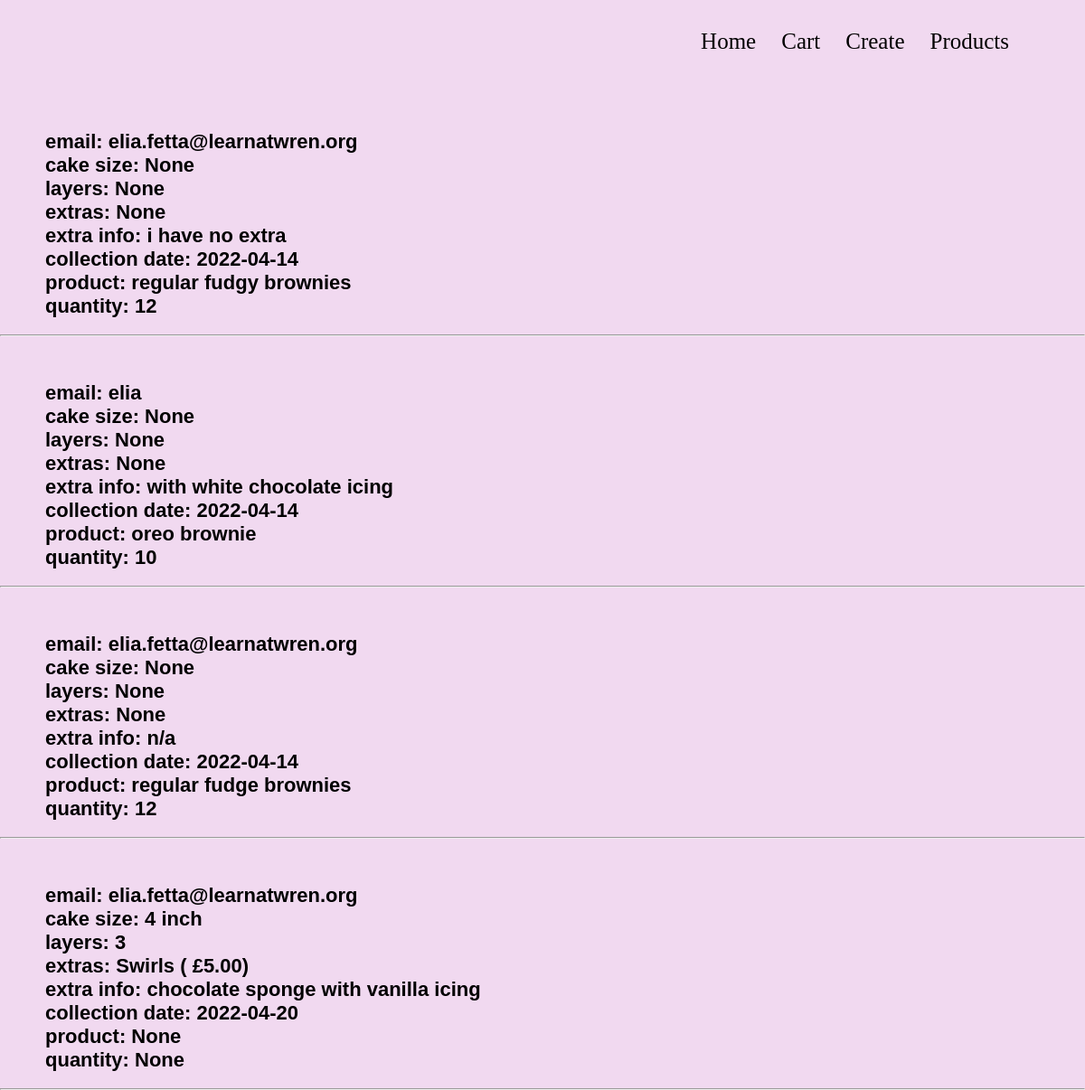
The page /okietokie on the database its author committed.
### tables this page shows
CREATE TABLE orders (
  id INTEGER PRIMARY KEY AUTOINCREMENT,
  collection_date TIMESTAMP NOT NULL,
  quantity TEXT,
  users_email TEXT,
  cake_size TEXT,
  extras TEXT,
  extra_info TEXT,
  layers TEXT,
  products_productName TEXT,
  FOREIGN KEY (users_email) REFERENCES users(email)
);

### app.py (the view)
@app.route('/okietokie', methods=('GET', 'POST'))
def okietokie():
    if request.method == 'GET':
        conn = get_db_connection()
        orders = conn.execute(
            """SELECT * FROM orders""").fetchall()
        conn.close()
        return render_template('tomi+oyindas.html', orders=orders)

### app.py (called while the page is built)
def get_db_connection():
    conn = sqlite3.connect('database.db')
    conn.row_factory = sqlite3.Row
    return conn

### templates/tomi+oyindas.html (shortened to what this page needs)
<!DOCTYPE html>
 <html lang="en">
 <head>
        <link rel="stylesheet" href="{{ url_for('static', filename= 'css/logsign.css')}}">
        <link rel="stylesheet" href="https://cdn.jsdelivr.net/npm/@fortawesome/fontawesome-free@5.15.4/css/fontawesome.min.css">
 </head>
 <body>
 <section class="header">
    <nav>
        <div class="nav-links" id="navLinks">
                <ul>
                    <li><a href="/">Home</a></li>
                    <li><a href="/cart">Cart</a></li>
                    <li><a href="/okietokie/create">Create</a></li>
                    <li><a href="/okietokie/products">Products</a></li>
                </ul>
        </div>
    </nav>
    <div class="container">
        <div class="row">
                {% for order in orders %}
                <div>
                    <h2 class="card-title" style="font-size: 22px; font-family: 'Montserrat', Arial, Helvetica, sans-serif; padding-left: 100px; margin-top: 50px; padding: 0px;">email: {{ order['users_email'] }}</h2>
                    <h2 class="card-title" style="font-size: 22px; font-family: 'Montserrat', Arial, Helvetica, sans-serif; padding-left: 100px; margin-top: 0px; padding: 0px;">cake size: {{ order['cake_size'] }}</h2>
                    <h2 class="card-title" style="font-size: 22px; font-family: 'Montserrat', Arial, Helvetica, sans-serif; padding-left: 100px; margin-top: 0px; padding: 0px;">layers: {{ order['layers'] }}</h2>
                    <h2 class="card-title" style="font-size: 22px; font-family: 'Montserrat', Arial, Helvetica, sans-serif; padding-left: 100px; margin-top: 0px; padding: 0px;">extras: {{ order['extras'] }}</h2>
                    <h2 class="card-title" style="font-size: 22px; font-family: 'Montserrat', Arial, Helvetica, sans-serif; padding-left: 100px; margin-top: 0px; padding: 0px;">extra info: {{ order['extra_info'] }}</h2>
                    <h2 class="card-title" style="font-size: 22px; font-family: 'Montserrat', Arial, Helvetica, sans-serif; padding-left: 100px; margin-top: 0px; padding: 0px;">collection date: {{ order['collection_date'] }}</h2>
                    <h2 class="card-title" style="font-size: 22px; font-family: 'Montserrat', Arial, Helvetica, sans-serif; padding-left: 100px; margin-top: 0px; padding: 0px;">product: {{ order['products_productName'] }}</h2>
                    <h2 class="card-title" style="font-size: 22px; font-family: 'Montserrat', Arial, Helvetica, sans-serif; padding-left: 100px; margin-top: 0px; padding: 0px;">quantity: {{ order['quantity'] }}</h2>
                    <br>
                    <hr>
                </div>
                {% endfor %}
        </div>
    </div>

### static/css/logsign.css (style rules this page uses)
* { margin: 0; padding: 0; background-color: rgb(241, 217, 240); }
.card-title { font-family: 'Montserrat', Arial, Helvetica, sans-serif; margin-left: 50px; font-size: 20px; text-align: middle; margin-top: 30%; }
nav { display:flex; padding: 2% 6%; justify-content: space-between; align-items: center; }
.nav-links { flex: 1; text-align: right; }
.nav-links ul li { list-style: none; display: inline-block; padding: 8px 12px; position: relative; }
.nav-links ul li a { color: black; text-decoration: none; font-size: 25px; font-family: 'Great Vibes', cursive; }
.nav-links ul li::after { content: ''; width: 0%; height: 2px; background: black; display: block; margin: auto; transition: 0.3s; }

### rows shown on the page
orders: users_email "elia.fetta@learnatwren.org", cake_size "None", layers "None", extras "None", extra_info "i have no extra", collection_date "2022-04-14", products_productName "regular fudgy brownies", quantity "12"
orders: users_email "elia", cake_size "None", layers "None", extras "None", extra_info "with white chocolate icing", collection_date "2022-04-14", products_productName "oreo brownie", quantity "10"
orders: users_email "elia.fetta@learnatwren.org", cake_size "None", layers "None", extras "None", extra_info "n/a", collection_date "2022-04-14", products_productName "regular fudge brownies", quantity "12"
orders: users_email "elia.fetta@learnatwren.org", cake_size "4 inch", layers "3", extras "Swirls ( £5.00)", extra_info "chocolate sponge with vanilla icing", collection_date "2022-04-20", products_productName "None", quantity "None"
